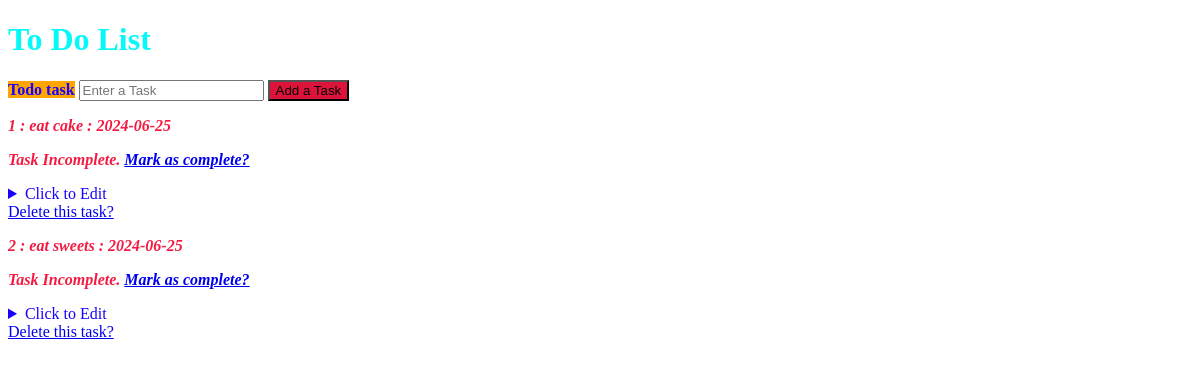
Before: / with the older database file.
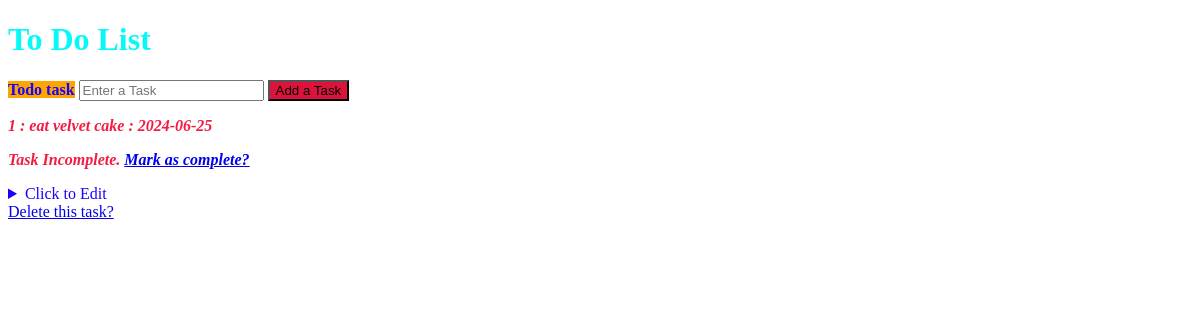
After: the same page with the newer database file.
### website/moduels.py (models this page shows)
class Todo(db.Model):
    id = db.Column(db.Integer, primary_key = True)
    task = db.Column(db.String(300), unique = True)
    complete= db.Column(db.Boolean, default= False)
    date= db.Column(db.DateTime, default= datetime.now)

### website/views.py (the view)
@my_view.route("/")
def home():
    todo_list= Todo.query.all()
    message=request.args.get('message', None)
    return render_template("index.html", todo_list=todo_list, message=message)

### website/templates/index.html (shortened to what this page needs)
<!DOCTYPE html>
<html lang="en">
<head>
    <link rel="stylesheet" href="{{ url_for('static', filename='style.css')}}">
</head>
<body>
    <div>
        <h1 id="todo_list">To Do List</h1>
        <form action="/add" method="post">
            <div>
                <label>Todo task</label>
                <input type="text" name="task" placeholder="Enter a Task">
                <button type="submit">Add a Task</button>
            </div>
        </form>
        {% for todo in todo_list %}
                <p>{{todo.id}} : {{todo.task}} : {{todo.date.strftime('%Y-%m-%d')}} </p>
        {% if todo.complete==False %}
        <p>Task Incomplete. <a href="/update/{{todo.id}}">Mark as complete?</a></p>
        {% else %}
        <p>Task Complete <input type="checkbox" id="toggle-checkbox" class="togglecheckbox">
            <label for="toggle-checkbox" class="toggle-label"></label>
        <a href="/update/{{todo.id}}">Mark as incomplete?</a></p>
        {% endif %}
        <details>
            <summary>Click to Edit</summary>
     </details>
        <a href="/delete/{{todo.id}}">Delete this task?</a>
        {% endfor %}
    </div>
</body>
</html>

### website/static/style.css (style rules this page uses)
body { background-image:url(/static/cakebg.jpg) ; background-repeat: no-repeat; background-attachment: fixed; background-size:cover; text-align: left; color:rgb(25, 0, 255); }
p { color: rgb(244, 27, 67); font-style: oblique; font-weight: bolder; }
button { background-color: crimson; }
label { background-color: orange; font-style: normal; font-weight: bolder; }
h1 { color: rgb(6, 249, 249); }
#todo_list { animation-name:blink; width:280px; animation-duration:1s; animation-timing-function:linear; animation-iteration-count:Infinite; }

Changed rows visible on the page:
removed Todo: id "2", task "eat sweets", date "2024-06-25"
changed Todo id 1: task "eat cake" → "eat velvet cake"
